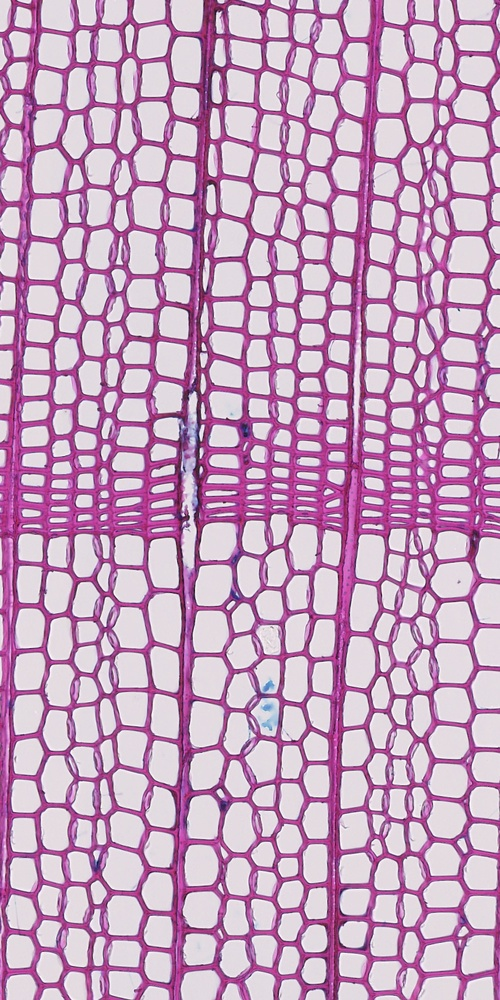
#> input picture assets/001.jpg, 500 x 1000 px, shrunk from 1000 x 2000 before the run, found by its file name
$ python process.py
#> lines starting #> are read from the running program, lines starting #| are printed output that depends on the picture; after the words box and inside, x2 and y2 are one past the last pixel; in counts of white or black regions, pixels touching at a corner belong together
import cv2
import numpy as np
import matplotlib.pyplot as plt

# Helper function to display an image
def display_image(title, img, cmap='gray'):
    plt.figure(figsize=(10, 5))
    plt.title(title)
    plt.imshow(img, cmap=cmap)
    plt.axis('off')
    plt.show()

# Function to process the image and count cells
def analyze_cells(image_path):
    # Step 1: Load the image
#> called with image_path = './input/001.jpg'
    image = cv2.imread(image_path)
#> image is the input picture: shape (1000, 500, 3); mean B, G, R 191, 160.6, 198.4

    # Step 2: Convert to grayscale
    gray = cv2.cvtColor(image, cv2.COLOR_BGR2GRAY)
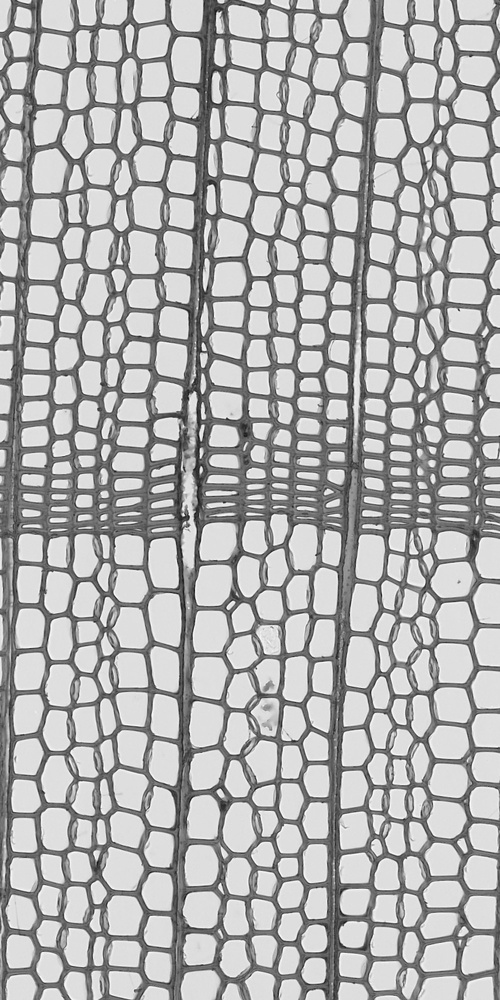
#> gray: shape (1000, 500); min 13, max 254, mean 175.4
    display_image("Grayscale Image", gray)

    # Step 3: Thresholding to create a binary image
    _, binary = cv2.threshold(gray, 200, 255, cv2.THRESH_BINARY_INV)
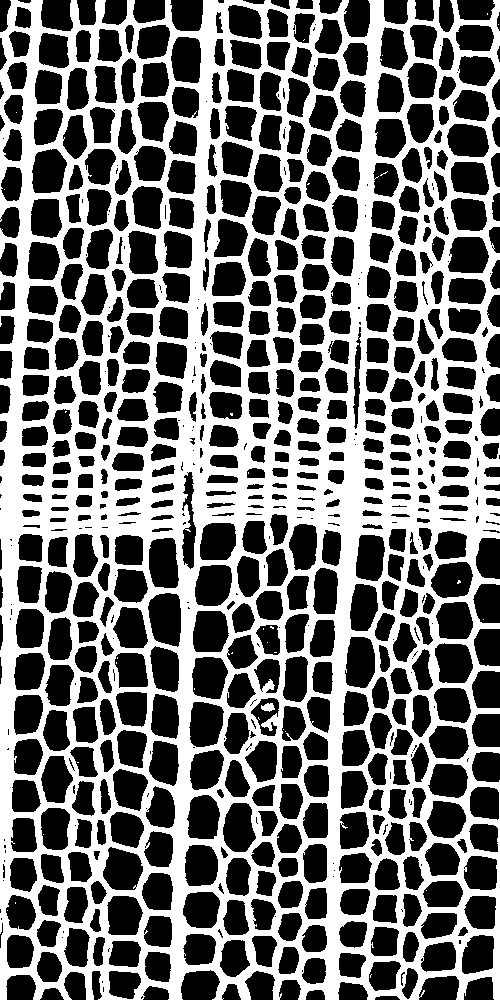
#> binary: shape (1000, 500); 43.5% white; 38 white regions (36 under 20 px), largest, box (x1, y1, x2, y2) and area: (0, 0, 500, 1000) 217495, (261, 703, 275, 712) 86
    display_image("Binary Image (Thresholding)", binary)

    # Step 4: Morphological operations to refine the binary image
    cell_kernel = cv2.getStructuringElement(cv2.MORPH_RECT, (3, 3))
    processed_binary = cv2.morphologyEx(binary, cv2.MORPH_CLOSE, cell_kernel, iterations=1)
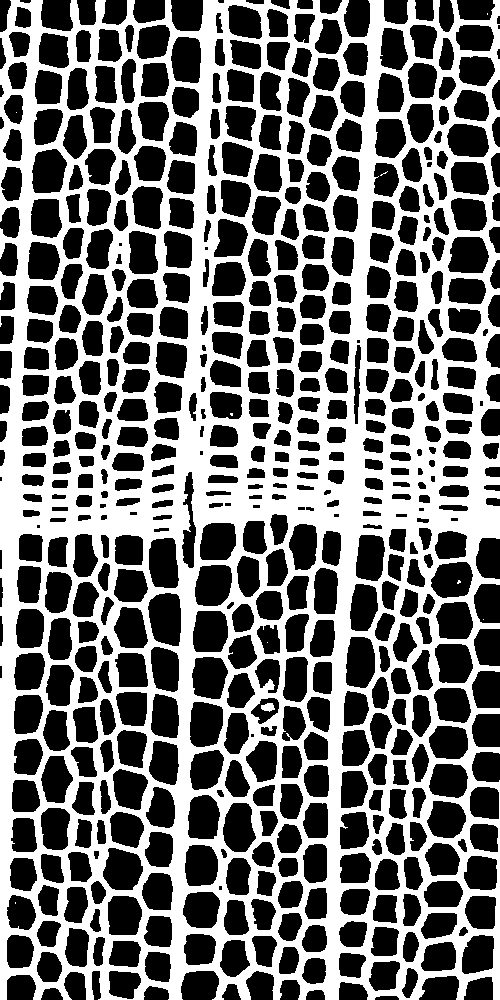
#> processed_binary: shape (1000, 500); 44.1% white; 10 white regions (8 under 20 px)
    display_image("Refined Binary Image (Morphological Operations)", processed_binary)

    # Step 5: Contour detection
    all_contours, _ = cv2.findContours(processed_binary, cv2.RETR_EXTERNAL, cv2.CHAIN_APPROX_SIMPLE)
#> all_contours = 3 contours, 2 with area under 20; largest, box (x1, y1, x2, y2) and area: (0, 0, 500, 1000) 473380

    # Draw detected contours on the original image
    contour_image = image.copy()
    cv2.drawContours(contour_image, all_contours, -1, (0, 255, 0), 1)
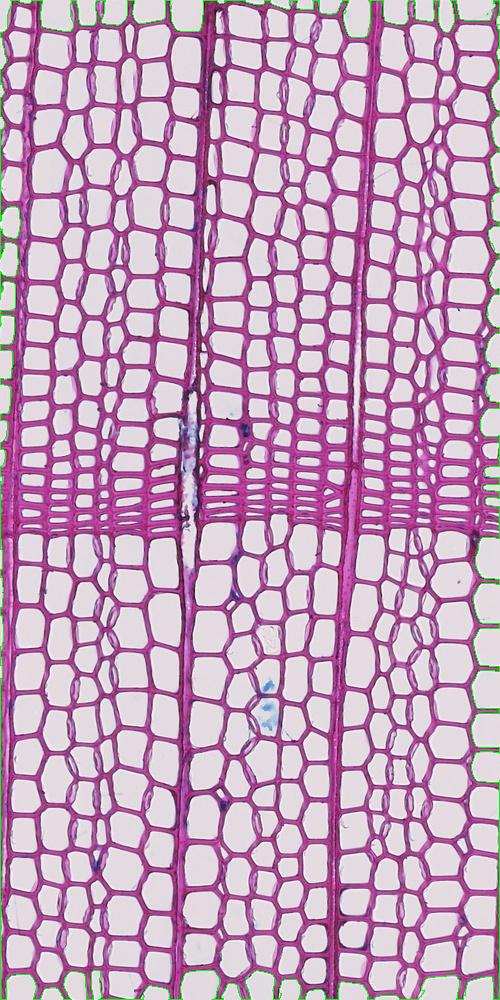
#> contour_image: shape (1000, 500, 3); 0.93% of pixels changed, all inside (x1, y1, x2, y2) = (0, 0, 500, 1000)
    display_image("Detected Contours (Cells)", cv2.cvtColor(contour_image, cv2.COLOR_BGR2RGB), cmap='viridis')

    # Output the total number of cells detected
    total_cells = len(all_contours)
#> total_cells = 3
    print(f"Total number of cells detected: {total_cells}")
#| Total number of cells detected: 3
    return total_cells

# Example usage
image_path = "./input/001.jpg"  # Replace with the path to your image
total_cells = analyze_cells(image_path)
#> total_cells = 3

$ run again, with assets/002.jpg copied over assets/001.jpg
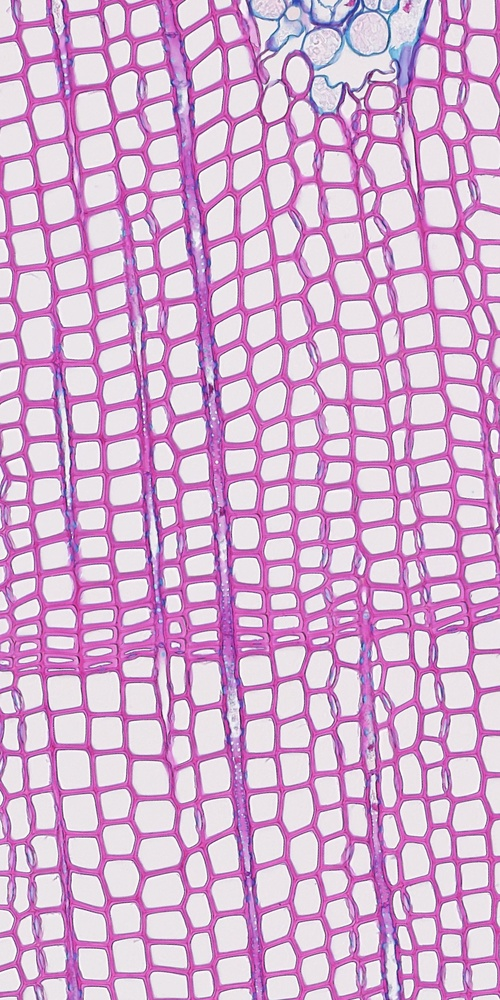
#> input picture assets/002.jpg, 500 x 1000 px, shrunk from 1000 x 2000 before the run, found by its file name
#> in analyze_cells, image is the input picture: shape (1000, 500, 3); mean B, G, R 209.8, 173.7, 214.1
#> in analyze_cells, `_, binary = cv2.threshold(gray, 200, 255, cv2.THRESH_BINARY_INV)`:
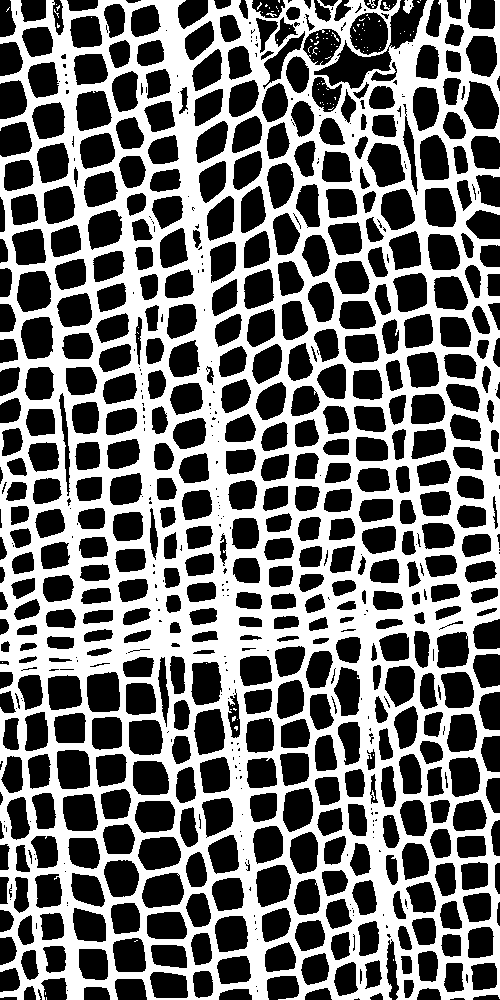
#> binary: shape (1000, 500); 44.8% white; 100 white regions (96 under 20 px), largest, box (x1, y1, x2, y2) and area: (0, 0, 500, 1000) 223415, (403, 0, 414, 14) 97, (367, 0, 376, 8) 28, (266, 13, 277, 17) 20
#> processed_binary: shape (1000, 500); 45.4% white; 37 white regions (35 under 20 px)
#> all_contours = 12 contours, 10 with area under 20; largest, box (x1, y1, x2, y2) and area: (0, 0, 500, 1000) 474326, (403, 0, 414, 14) 84
#> in analyze_cells, `cv2.drawContours(contour_image, all_contours, -1, (0, 255, 0), 1)`:
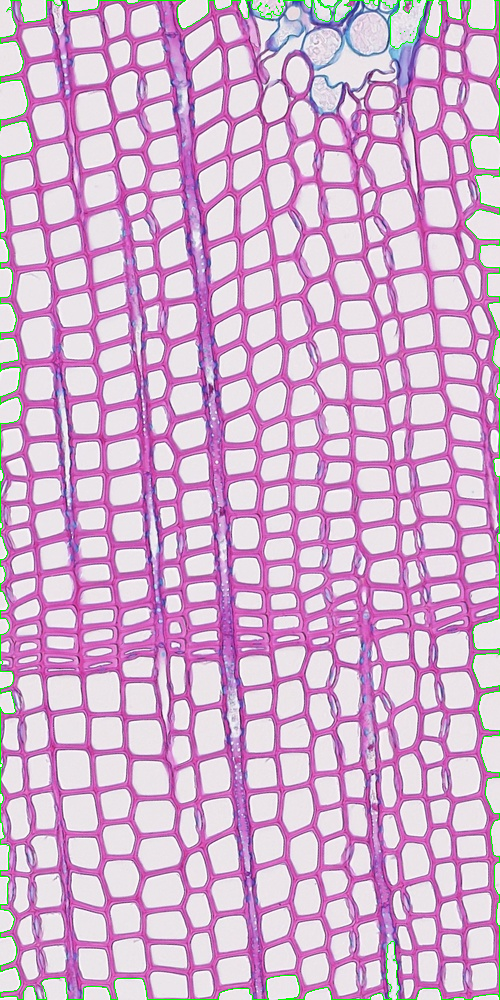
#> contour_image: shape (1000, 500, 3); 0.97% of pixels changed, all inside (x1, y1, x2, y2) = (0, 0, 500, 1000)
#> in analyze_cells, `total_cells = len(all_contours)`: total_cells = 12
#| Total number of cells detected: 12

$ run again, with assets/003.jpg copied over assets/001.jpg
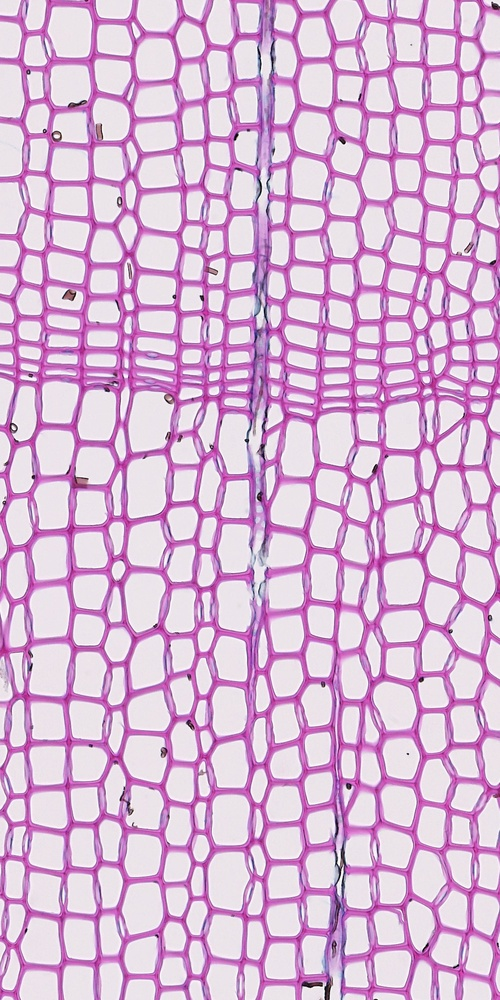
#> input picture assets/003.jpg, 500 x 1000 px, shrunk from 1000 x 2000 before the run, found by its file name
#> in analyze_cells, image is the input picture: shape (1000, 500, 3); mean B, G, R 214.8, 181.7, 217.5
#> in analyze_cells, `_, binary = cv2.threshold(gray, 200, 255, cv2.THRESH_BINARY_INV)`:
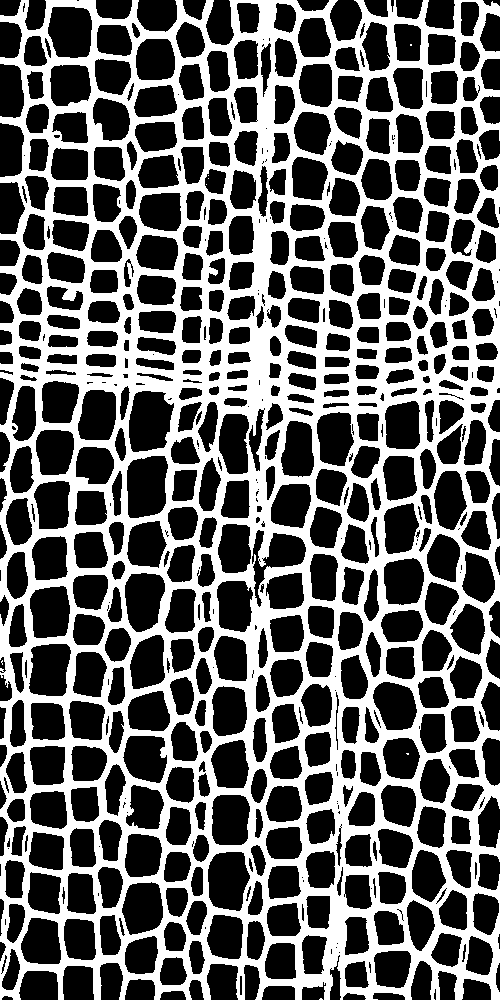
#> binary: shape (1000, 500); 38.9% white; 9 white regions (8 under 20 px), largest, box (x1, y1, x2, y2) and area: (0, 0, 500, 1000) 194297
#> processed_binary: shape (1000, 500); 39.5% white; 3 white regions (2 under 20 px)
#> all_contours = 1 contour; box (x1, y1, x2, y2) and area: (0, 0, 500, 1000) 468508
#> in analyze_cells, `cv2.drawContours(contour_image, all_contours, -1, (0, 255, 0), 1)`:
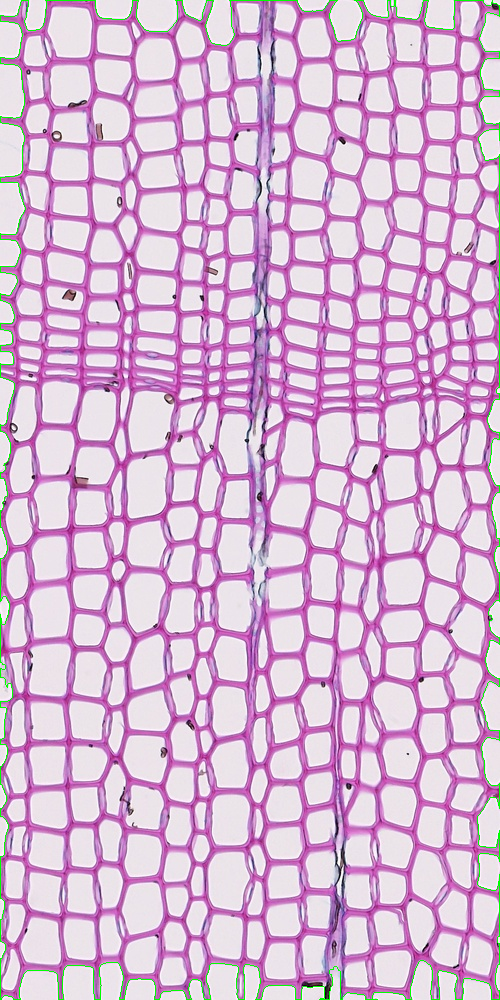
#> contour_image: shape (1000, 500, 3); 0.96% of pixels changed, all inside (x1, y1, x2, y2) = (0, 0, 500, 1000)
#> in analyze_cells, `total_cells = len(all_contours)`: total_cells = 1
#| Total number of cells detected: 1

$ run again, with assets/004.jpg copied over assets/001.jpg
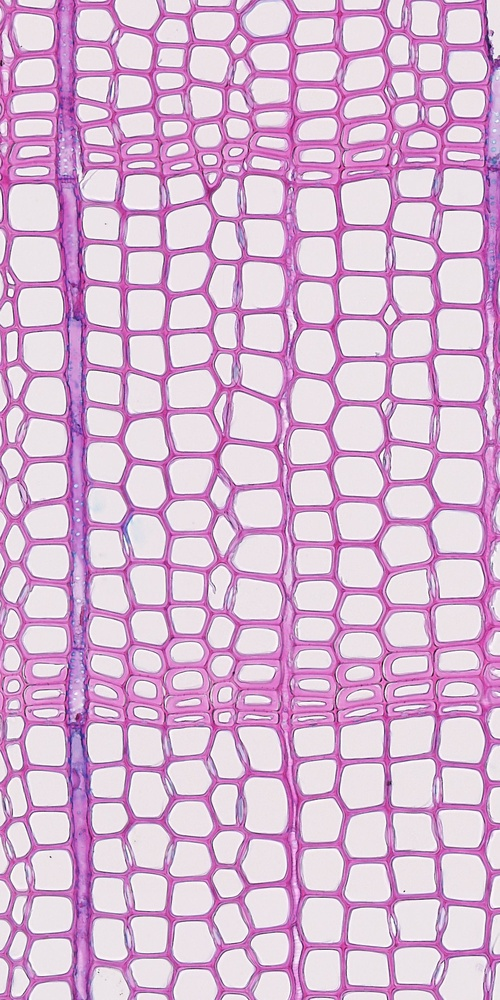
#> input picture assets/004.jpg, 500 x 1000 px, shrunk from 1000 x 2000 before the run, found by its file name
#> in analyze_cells, image is the input picture: shape (1000, 500, 3); mean B, G, R 212.2, 181.4, 216.7
#> in analyze_cells, `_, binary = cv2.threshold(gray, 200, 255, cv2.THRESH_BINARY_INV)`:
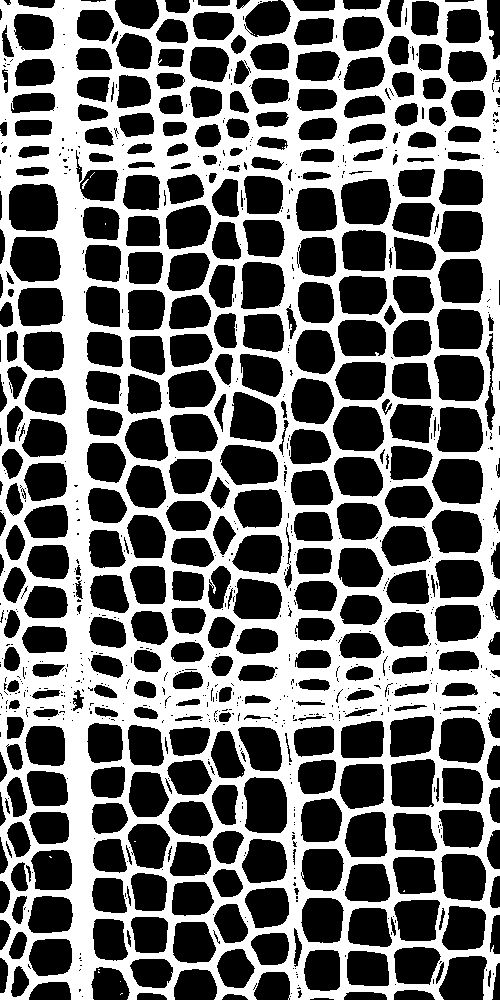
#> binary: shape (1000, 500); 41.8% white; 22 white regions (20 under 20 px), largest, box (x1, y1, x2, y2) and area: (0, 0, 500, 1000) 208883, (82, 179, 89, 189) 23
#> processed_binary: shape (1000, 500); 42.6% white; 6 white regions (5 under 20 px)
#> all_contours = 3 contours, 2 with area under 20; largest, box (x1, y1, x2, y2) and area: (0, 0, 500, 1000) 482024
#> in analyze_cells, `cv2.drawContours(contour_image, all_contours, -1, (0, 255, 0), 1)`:
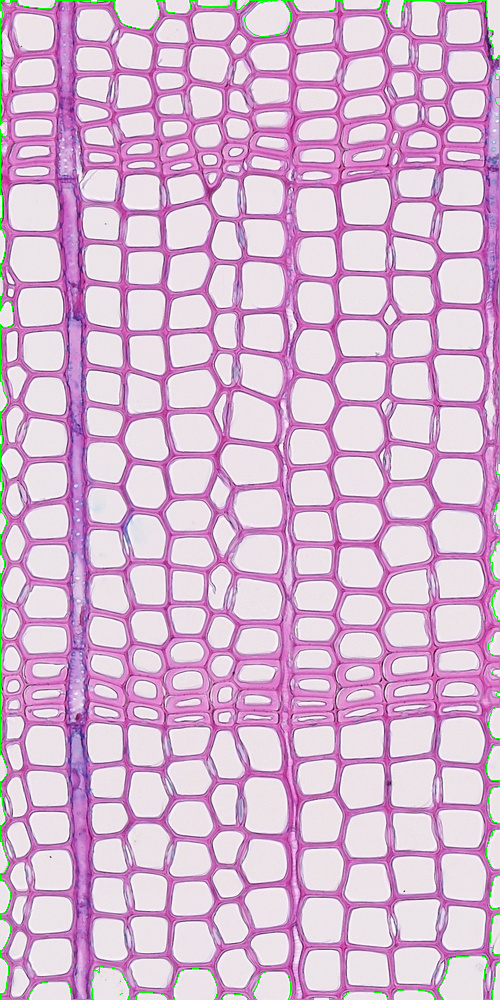
#> contour_image: shape (1000, 500, 3); 0.75% of pixels changed, all inside (x1, y1, x2, y2) = (0, 0, 500, 1000)
#> in analyze_cells, `total_cells = len(all_contours)`: total_cells = 3
#| Total number of cells detected: 3
